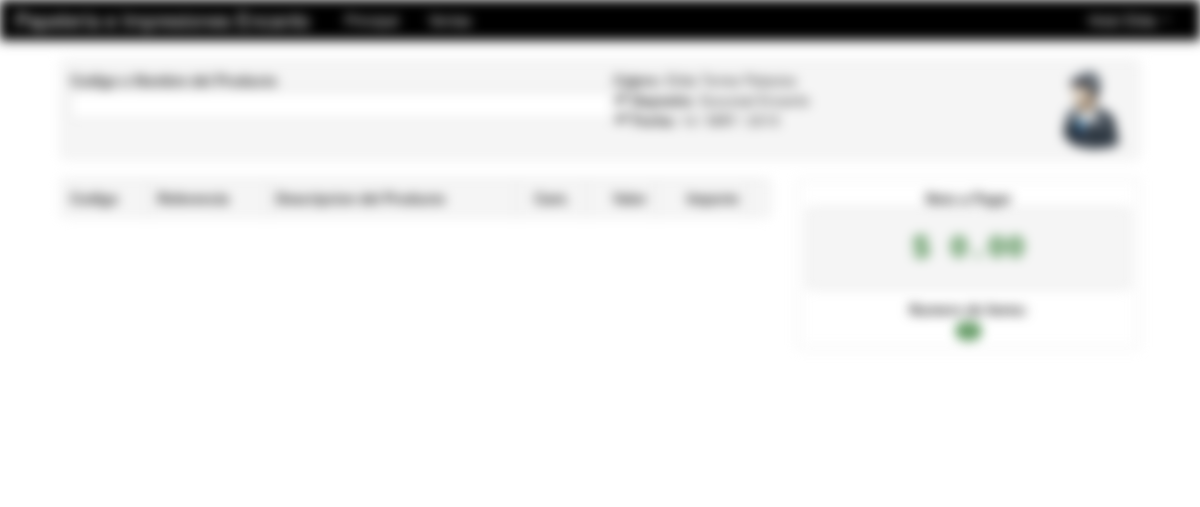
The app's page /Modulos/Venta/index.php (signed in), older data.
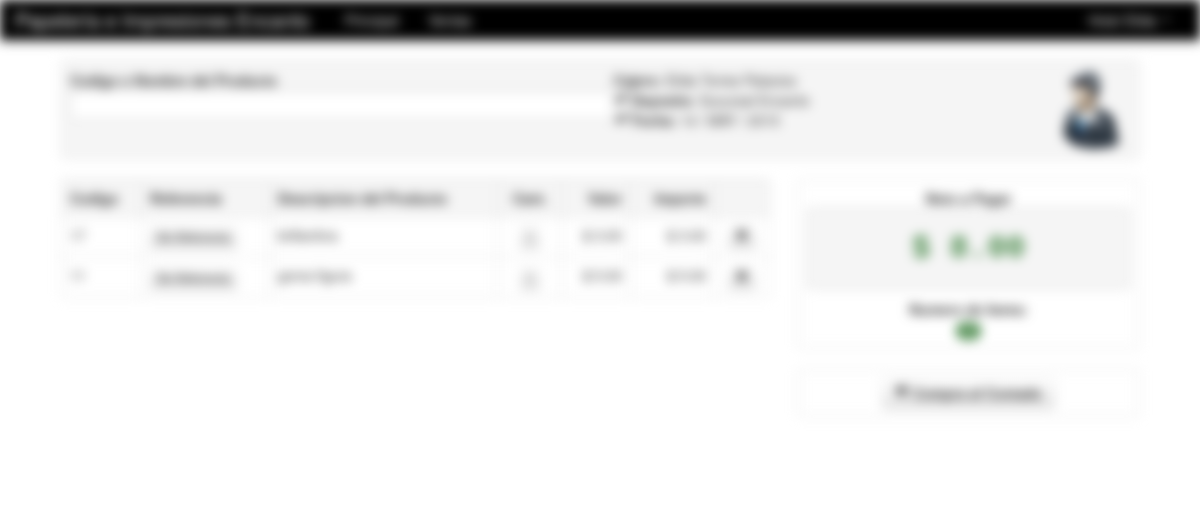
The same page, newer data.
### tables this page shows
CREATE TABLE IF NOT EXISTS `cajero` (
  `usuario_idUsuario3` int(11) NOT NULL,
  `deposito_idDeposito3` int(11) NOT NULL
);

CREATE TABLE IF NOT EXISTS `persona` (
`idPersona` int(11) NOT NULL,
  `doc` varchar(30) NOT NULL,
  `nom` varchar(25) NOT NULL,
  `ape` varchar(40) NOT NULL,
  `fecha` date NOT NULL,
  `tel` varchar(15) NOT NULL,
  `cel` varchar(15) NOT NULL,
  `sexo` varchar(10) NOT NULL,
  `dir` varchar(40) NOT NULL,
  `nota` varchar(50) NOT NULL,
  `fechar` date NOT NULL,
  `estado` varchar(20) NOT NULL,
  `empresa_idEmpresa` int(11) NOT NULL
);

CREATE TABLE IF NOT EXISTS `sucursal` (
`idDeposito` int(11) NOT NULL,
  `nombre` varchar(255) NOT NULL,
  `dir` varchar(255) NOT NULL,
  `tel` varchar(255) NOT NULL,
  `encargado` varchar(255) NOT NULL,
  `estado` varchar(255) NOT NULL
);

CREATE TABLE IF NOT EXISTS `detalle` (
`id` int(11) NOT NULL,
  `articulo_codigo1` int(11) NOT NULL,
  `ref` varchar(45) NOT NULL,
  `cant` int(11) NOT NULL,
  `usuario_idUsuario1` int(11) NOT NULL
);

CREATE TABLE IF NOT EXISTS `articulo` (
`codigo` int(11) NOT NULL,
  `nombre` varchar(20) NOT NULL,
  `descripcion` varchar(255) DEFAULT NULL,
  `departamento_idDepartamento` int(11) NOT NULL,
  `unidad_idUnidad` int(11) NOT NULL,
  `defecto` varchar(20) NOT NULL,
  `iva_ivacompra` int(11) NOT NULL,
  `iva_ivaventa` int(11) NOT NULL,
  `costo_prov` varchar(20) NOT NULL,
  `ocosto_prov` varchar(20) NOT NULL,
  `a_venta` varchar(20) NOT NULL,
  `b_venta` varchar(20) NOT NULL,
  `c_venta` varchar(20) NOT NULL,
  `d_venta` varchar(20) NOT NULL,
  `a_costo` varchar(20) NOT NULL,
  `b_costo` varchar(20) NOT NULL,
  `c_costo` varchar(20) NOT NULL,
  `d_costo` varchar(20) NOT NULL
);

CREATE TABLE IF NOT EXISTS `iva` (
`idIva` int(11) NOT NULL,
  `nombreIva` varchar(255) NOT NULL,
  `valor` varchar(255) NOT NULL,
  `estado` varchar(255) NOT NULL
);

### Modulos/class_buscar.php (called while the page is built, shortened)
<?php
class Consultar_Cajero{
	private $fetch;
	function __construct($codigo){
		$this->consulta = mysql_query("SELECT * FROM ((cajero c INNER JOIN empleado e ON c.usuario_idUsuario3=e.idUsuario)
INNER JOIN persona p ON p.idPersona=e.persona_idPersona) INNER JOIN sucursal s ON s.idDeposito=c.deposito_idDeposito3
WHERE e.idUsuario=$codigo");
		$this->fetch = mysql_fetch_array($this->consulta);
	}
	function consultar($campo){
		return $this->fetch[$campo];
	}
}
class Consultar_Deposito{
	private $fetch;
	function __construct($codigo){
		$this->consulta = mysql_query("SELECT * FROM sucursal WHERE idDeposito=$codigo");
		$this->fetch = mysql_fetch_array($this->consulta);
	}
	function consultar($campo){
		return $this->fetch[$campo];
	}
}
class Consultar_IVA{
	private $fetch;
	function __construct($codigo){
		$this->consulta = mysql_query("SELECT * FROM iva WHERE idIva=$codigo");
		$this->fetch = mysql_fetch_array($this->consulta);
	}
	function consultar($campo){
		return $this->fetch[$campo];
	}
}
?>

### Modulos/funciones.php (called while the page is built, shortened)
<?php
	function fecha($fecha){
		$meses = array("ENE","FEB","MAR","ABR","MAY","JUN","JUL","AGO","SEP","OCT","NOV","DIC");
		$a=substr($fecha, 0, 4);
		$m=substr($fecha, 5, 2);
		$d=substr($fecha, 8);
		return $d." / ".$meses[$m-1]." / ".$a;
	}
	function formato($valor){
		return number_format($valor,2,".",",");
	}
?>

### Modulos/Venta/index.php (the view, shortened to what this page needs)
<?php
	include_once "class/class.php";
	include_once "../funciones.php";
	include_once "../class_buscar.php";
	$usu=$_SESSION['idUser'];
	$oPersona=new Consultar_Cajero($usu);
	$cajero_nombre=$oPersona->consultar('nom').' '.$oPersona->consultar('ape');
	$pa=mysql_query("SELECT * from (empleado e INNER JOIN cajero c on e.idUsuario=c.usuario_idUsuario3) INNER JOIN sucursal s ON s.idDeposito=c.deposito_idDeposito3 WHERE e.idUsuario='$usu'");
	while($row=mysql_fetch_array($pa)){
		$id_bodega=$row['deposito_idDeposito3'];
		$oDeposito=new Consultar_Deposito($id_bodega);
		$nombre_deposito=$oDeposito->consultar('nombre');
	}
?>
<!DOCTYPE html>
<html lang="es">
  <head>
    <link href="../../css/bootstrap.css" rel="stylesheet">
    <link href="../../css/bootstrap-responsive.css" rel="stylesheet">
  </head>
  <body>
    <?php include_once "../../menu/m_venta.php"; ?>
	<div align="center">
    	<table width="90%">
          <tr>
            <td>
            	<table class="table table-bordered">
                  <tr class="well">
                    <td>
                   	    <div class="row-fluid">
	                        <div class="span6">
                            	<form name="form2" action="" method="post">
                                    <strong>Codigo o Nombre del Producto</strong><br>
                                    <input type="text" autofocus list="browsers" name="buscar" autocomplete="off" class="input-xxlarge" required>
                                </form>
                            </div>
    	                    <div class="span6">
                            	<div class="row-fluid">
			                        <div class="span6">
                                    	<strong>Cajero: </strong> <?php echo $cajero_nombre; ?><br>
                                        <i class="icon-ok"></i> <strong>Deposito: </strong> <?php echo $nombre_deposito; ?><br>
                                        <i class="icon-ok"></i> <strong>Fecha: </strong> <?php echo fecha(date('Y-m-d')); ?>
                                    </div>
                                    <div class="span6" align="right">
                                    	<?php
											if (file_exists("../../usuarios/".$_SESSION['cod_user'].".jpg")){
												echo '<img src="../../usuarios/'.$_SESSION['cod_user'].'.jpg" width="50" height="50" class="img-polaroid img-polaroid">';
											}else{
												echo '<img src="../../usuarios/defecto.png" width="80" height="80">';
											}
										?>
                                    </div>
                                </div>
                            </div>
                        </div>
                    </td>
                  </tr>
                </table>
                <div class="row-fluid">
	                <div class="span8">
                    	<div style="width:100%; height:300px; overflow: auto;">
                        <table class="table table-bordered">
                            <tr class="well">
                            	<td><strong>Codigo</strong></td>
                                <td><strong>Referencia</strong></td>
                                <td><strong>Descripcion del Producto</strong></td>
                                <td><strong><center>Cant.</center></strong></td>
                                <td><strong><div align="right">Valor</div></strong></td>
                                <td><strong><div align="right">Importe</div></strong></td>
                                <td></td>
                            </tr>
                            <?php
								$neto=0;$item=0;
                                $pa=mysql_query("SELECT * FROM ((detalle d INNER JOIN articulo a on d.articulo_codigo1=a.codigo) INNER JOIN empleado e ON d.usuario_idUsuario1=e.idUsuario) INNER JOIN iva i ON a.iva_ivaventa=i.idIva WHERE e.idUsuario=$usu");
                                while($row=mysql_fetch_array($pa)){
									$item=$item+$row['cant'];
									$oIVA=new Consultar_IVA($row['idIva']);
									$iva=$oIVA->consultar('valor');
                                    $defecto=strtolower($row['defecto']);
                                    $valor=$row[$defecto.'_venta']*(($iva/100)+1);
                                    $importe=$row['cant']*$valor;
									$neto=$neto+$importe;
									if($row['ref']==NULL){
										$referencia='Sin Referencia';
									}else{
										$referencia=$row['ref'];
									}
                            ?>
                            <tr>
                            	<td><?php echo $row['codigo']; ?></td>
                                <td>
                                	<a href="#r<?php echo $row['id']; ?>" role="button" class="btn btn-mini" data-toggle="modal">
										<strong><?php echo $referencia; ?></strong>
                                    </a>
                                </td>
                                <td><?php echo $row['nombre']; ?></td>
                                <td>
                                	<center>
                                    	<a href="#m<?php echo $row['id']; ?>" role="button" class="btn btn-mini" data-toggle="modal">
											<strong><?php echo $row['cant']; ?></strong>
                                        </a>
                                    </center>
                                </td>
                                <td><div align="right">$ <?php echo formato($valor); ?></div></td>
                                <td><div align="right">$ <?php echo formato($importe); ?></div></td>
                                <td>
                                    <center>
                                        <a href="index.php?del=<?php echo $row['id']; ?>" class="btn btn-mini" title="Remover de la Lista de Compra">
                                            <i class="icon-remove"></i>
                                        </a>
                                    </center>
                                </td>
                            </tr>
                            <?php } ?>
                        </table>
                        </div>
                    </div>
    	            <div class="span4">
                    	<table class="table table-bordered">
                            <tr>
                                <td>
                                	<center><strong>Neto a Pagar</strong>
                                	<pre><h2 class="text-success" align="center">$ <?php echo formato($neto); ?></h2></pre>
                                    <strong>Numero de Items: <br><span class="badge badge-success"><?php echo $item; ?></span></strong></center>
                                </td>
                            </tr>
                    	</table>
                        <?php if($neto<>0){ ?>
                        <table class="table table-bordered">
                            <tr>
                                <td>
                                	<div align="center">
                                        <a href="#contado" role="button" class="btn" data-toggle="modal">
                                            <i class="icon-shopping-cart"></i> <strong>Compra al Contado</strong>
                                        </a>
                                	</div>
                                </td>
                            </tr>
                    	</table>
                        <?php } ?>
                    </div>
                </div>
            </td>
          </tr>
        </table>
    </div>
  </body>
</html>

### menu/m_venta.php (shortened to what this page needs)
<div class="navbar navbar-inverse navbar-fixed-top">
      <div class="navbar-inner">
        <div class="container">
          <a class="brand" href="#" style="color:#FFF">Papelería e Impresiones Encanto</a>
          <div class="nav-collapse collapse">
            <ul class="nav">
              <li><a href="../../Principal.php" style="color:#FFF">Principal</a></li>
              <li><a href="index.php" style="color:#FFF">Ventas</a></li>
            </ul>
            <ul class="nav pull-right">
                <li class="dropdown">
              		<a href="#" style="color:#FFF" class="dropdown-toggle" data-toggle="dropdown">
                    	Hola! <?php echo $_SESSION['user_name']; ?> <b class="caret"></b>
                    </a>
                </li>
          	</ul>
          </div>
        </div>
      </div>
    </div>

### Modulos/Venta/index.php (style rules this page uses)
body { padding-top: 60px; padding-bottom: 40px; }

Row changes from the older to the newer data that the page shows:
added detalle: ref "Sin Referencia", articulo_codigo1.nombre "brillantina", articulo_codigo1.valor "3.00", cant.valor "3.00"
added detalle: ref "Sin Referencia", articulo_codigo1.nombre "goma figura", articulo_codigo1.valor "5.00", cant.valor "5.00"
Text that changed along with them:
formato($neto): "0.00" → "8.00"
$item: "0" → "2"
text now shown: "Compra al Contado"
